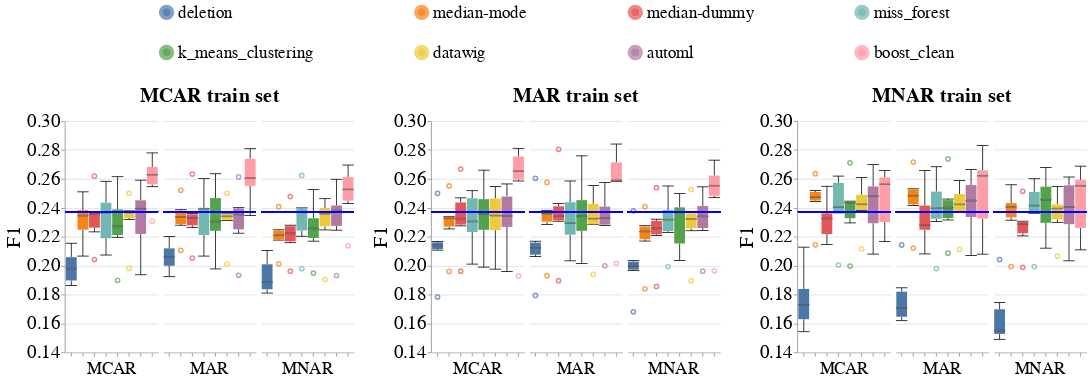

This figure's notebook cell:
### Code cell
create_box_plots_for_diff_imputers_v2(dataset_name=DATASET_NAME,
                                      model_name='gandalf_clf',
                                      metric_name='f1',
                                      db_client=db_client)

### Figure 1 — Vega-Lite specification as saved in the notebook (floating-point values rounded to 4 significant figures; data arrays with more than 128 entries replaced by an {"elided": "..."} marker saying what was removed)
{"config": {"view": {"continuousWidth": 400, "continuousHeight": 300, "stroke": null}, "axis": {"labelFontSize": 24, "labelFontWeight": "normal", "titleFontSize": 26, "titleFontWeight": "normal"}, "facet": {"spacing": 5}, "header": {"labelFontSize": 22, "labelOrient": "bottom", "labelPadding": 5, "titleFontSize": 26}, "legend": {"columns": 4, "direction": "horizontal", "labelFontSize": 22, "labelLimit": 400, "orient": "top", "symbolOffset": 120, "symbolStrokeWidth": 10, "titleAnchor": "middle", "titleFontSize": 24, "titleLimit": 300}, "title": {"fontSize": 26}}, "hconcat": [{"facet": {"column": {"field": "Test_Injection_Strategy", "sort": ["MCAR", "MAR", "MNAR"], "title": "MCAR train set", "type": "nominal"}}, "spec": {"layer": [{"mark": {"type": "boxplot", "median": {"stroke": "black", "strokeWidth": 0.7}, "ticks": true}, "encoding": {"color": {"field": "Null_Imputer_Name", "sort": ["deletion", "median-mode", "median-dummy", "miss_forest", "k_means_clustering", "datawig", "automl", "boost_clean"], "title": null, "type": "nominal"}, "x": {"axis": {"labels": false}, "field": "Null_Imputer_Name", "sort": ["deletion", "median-mode", "median-dummy", "miss_forest", "k_means_clustering", "datawig", "automl", "boost_clean"], "title": null, "type": "nominal"}, "y": {"field": "Metric_Value", "scale": {"zero": false}, "title": "F1", "type": "quantitative"}}}, {"mark": "rule", "encoding": {"color": {"value": "blue"}, "size": {"value": 2}, "y": {"field": "Baseline_Median", "type": "quantitative"}}}], "width": 120}}, {"data": {"name": "data-717d8f866d702935659534cceaa59b92"}, "facet": {"column": {"field": "Test_Injection_Strategy", "sort": ["MCAR", "MAR", "MNAR"], "title": "MAR train set", "type": "nominal"}}, "spec": {"layer": [{"mark": {"type": "boxplot", "median": {"stroke": "black", "strokeWidth": 0.7}, "ticks": true}, "encoding": {"color": {"field": "Null_Imputer_Name", "sort": ["deletion", "median-mode", "median-dummy", "miss_forest", "k_means_clustering", "datawig", "automl", "boost_clean"], "title": null, "type": "nominal"}, "x": {"axis": {"labels": false}, "field": "Null_Imputer_Name", "sort": ["deletion", "median-mode", "median-dummy", "miss_forest", "k_means_clustering", "datawig", "automl", "boost_clean"], "title": null, "type": "nominal"}, "y": {"field": "Metric_Value", "scale": {"zero": false}, "title": "F1", "type": "quantitative"}}}, {"mark": "rule", "encoding": {"color": {"value": "blue"}, "size": {"value": 2}, "y": {"field": "Baseline_Median", "type": "quantitative"}}}], "width": 120}}, {"data": {"name": "data-5d72e72c780a4aac6c31075887e79c73"}, "facet": {"column": {"field": "Test_Injection_Strategy", "sort": ["MCAR", "MAR", "MNAR"], "title": "MNAR train set", "type": "nominal"}}, "spec": {"layer": [{"mark": {"type": "boxplot", "median": {"stroke": "black", "strokeWidth": 0.7}, "ticks": true}, "encoding": {"color": {"field": "Null_Imputer_Name", "sort": ["deletion", "median-mode", "median-dummy", "miss_forest", "k_means_clustering", "datawig", "automl", "boost_clean"], "title": null, "type": "nominal"}, "x": {"axis": {"labels": false}, "field": "Null_Imputer_Name", "sort": ["deletion", "median-mode", "median-dummy", "miss_forest", "k_means_clustering", "datawig", "automl", "boost_clean"], "title": null, "type": "nominal"}, "y": {"field": "Metric_Value", "scale": {"zero": false}, "title": "F1", "type": "quantitative"}}}, {"mark": "rule", "encoding": {"color": {"value": "blue"}, "size": {"value": 2}, "y": {"field": "Baseline_Median", "type": "quantitative"}}}], "width": 120}}], "data": {"name": "data-67bea7f2dcb8b977c34dbd7b8d2b568d"}, "resolve": {"scale": {"y": "shared"}}, "$schema": "https://vega.github.io/schema/vega-lite/v4.17.0.json", "datasets": {"data-67bea7f2dcb8b977c34dbd7b8d2b568d": {"elided": "144 records"}, "data-717d8f866d702935659534cceaa59b92": {"elided": "144 records"}, "data-5d72e72c780a4aac6c31075887e79c73": {"elided": "144 records"}}}
